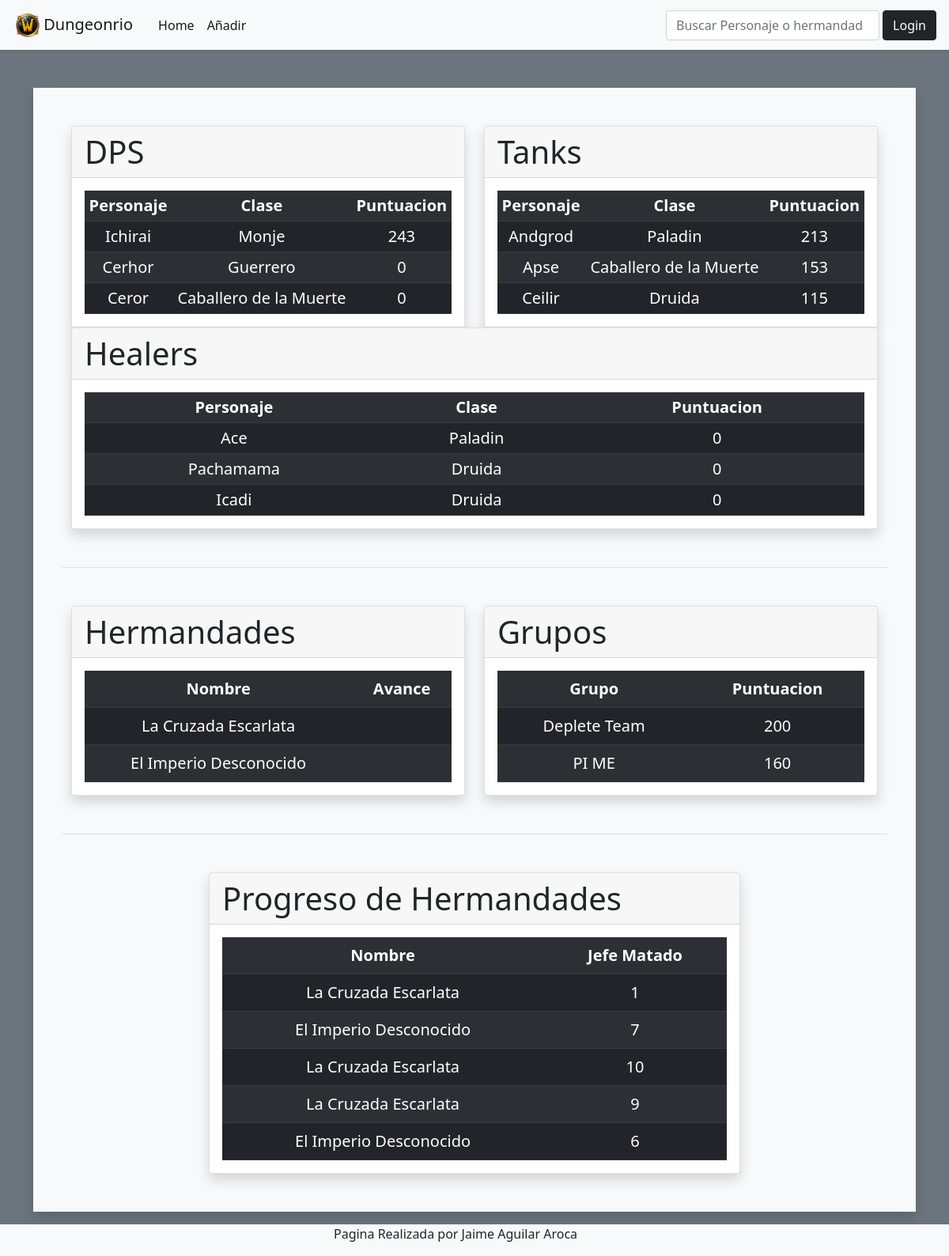
The page / on the database its author committed.
### tables this page shows
CREATE TABLE personaje(ID INT AUTO_INCREMENT UNIQUE,
							nombre VARCHAR(20) UNIQUE,
							clase VARCHAR(50),
							especializacion VARCHAR(20),
							favorito BOOLEAN,
							ID_jugador INT,
							ID_hermandad INT,
							puntuacion INT,
							PRIMARY KEY (ID),
							FOREIGN KEY (ID_jugador) REFERENCES jugador(ID) ON DELETE CASCADE,
							FOREIGN KEY (ID_hermandad) REFERENCES hermandad(ID) ON DELETE CASCADE);

CREATE TABLE hermandad(ID INT AUTO_INCREMENT UNIQUE,
							nombre VARCHAR(50) UNIQUE,
							logo VARCHAR(20),
							descripcion VARCHAR(200),
							avance INT,
							PRIMARY KEY (ID));

CREATE TABLE grupo(ID INT AUTO_INCREMENT UNIQUE,
						nombre VARCHAR(50) UNIQUE,
						puntuacion INT,
						PRIMARY KEY (ID));

CREATE TABLE progreso(ID_hermandad INT,
							jefeMatado INT,
							fecha TIMESTAMP DEFAULT CURRENT_TIMESTAMP);

### backend.php (the view, shortened to what this page needs)
<?php
    function GetTopPersonajes($espec){
        $conection = mysqli_connect('127.0.0.1', 'root', '');
        mysqli_select_db($conection, "dungeonrio");
        $sql = "SELECT nombre, clase, puntuacion
                FROM personaje
                WHERE especializacion = '$espec'
                ORDER BY puntuacion DESC LIMIT 3";
        $result = mysqli_query($conection,$sql);
        echo "<table class='table table-dark table-striped table-sm'>";
        echo "<tr class='text-center'><th scope='col'>Personaje</th><th scope='col'>Clase</th><th scope='col'>Puntuacion</th></tr>";
        while ($row = mysqli_fetch_array($result)) {
            echo "<tr class='text-center'>";
            echo "<td scope='row'>".$row["nombre"]."</td>";
            echo "<td>".$row["clase"]."</td>";
            echo "<td>".$row["puntuacion"]."</td>";
            echo "</tr>";
        }
        echo "</table>";
    }
    function GetTopGrupos(){
        $conection = mysqli_connect('127.0.0.1', 'root', '');
        mysqli_select_db($conection, "dungeonrio");
        $sql = "SELECT nombre,puntuacion,ID
                FROM grupo
                ORDER BY puntuacion DESC LIMIT 3";
        $result = mysqli_query($conection,$sql);
        echo "<table class='table table-dark table-striped'>";
        echo "<tr class='text-center'><th scope='col'>Grupo</th><th scope='col'>Puntuacion</th></tr>";
        while ($row = mysqli_fetch_array($result)) {
            echo "<tr class='text-center'>";
            echo "<td scope='row'>".$row["nombre"]."</td>";
            echo "<td>".$row["puntuacion"]."</td>";
            echo "</tr>";
        }
        echo "</table>";
    }
    function GetTopHermandades(){
        $conection = mysqli_connect('127.0.0.1', 'root', '');
        mysqli_select_db($conection, "dungeonrio");
        $sql = "SELECT nombre,avance
                FROM hermandad ORDER BY avance DESC LIMIT 5";
        $result = mysqli_query($conection,$sql);
        echo "<table class='table table-dark table-striped'>";
        echo "<tr class='text-center'><th scope='col'>Nombre</th><th scope='col'>Avance</th></tr>";
        while ($row = mysqli_fetch_array($result)) {
            echo "<tr class='text-center'>";
            echo "<td scope='row'>".$row["nombre"]."</td>";
            echo "<td>".$row["avance"]."</td>";
            echo "</tr>";
        }
        echo "</table>";
    }
    function GetHermandadesProgreso(){
        $conection = mysqli_connect('127.0.0.1', 'root', '');
        mysqli_select_db($conection, "dungeonrio");
        $sql = "SELECT h.nombre, p.jefeMatado , fecha
                FROM progreso AS p INNER JOIN hermandad AS h ON p.ID_hermandad = h.ID ORDER BY fecha DESC LIMIT 5";
        $result = mysqli_query($conection,$sql);
        echo "<table class='table table-dark table-striped'>";
        echo "<tr class='text-center'><th scope='col'>Nombre</th><th scope='col'>Jefe Matado</th></tr>";
        while ($row = mysqli_fetch_array($result)) {
            echo "<tr class='text-center'>";
            echo "<td scope='row'>".$row["nombre"]."</td>";
            echo "<td>".$row["jefeMatado"]."</td>";
            echo "</tr>";
        }
        echo "</table>";
    }
?>

### index.php (shortened to what this page needs)
<!DOCTYPE html>
<html lang="es">
<head>
    <link href="https://cdn.jsdelivr.net/npm/bootstrap@5.1.3/dist/css/bootstrap.min.css" rel="stylesheet">
</head>
<?php
    include "backend.php";
?>
<body class=" bg-secondary">
    <header class="navbar navbar-expand-lg navbar-light bg-light shadow-sm">
            <div class="container-fluid">
                <a class="navbar-brand p-2" href="#">
                    <img src="img/logo.png" alt="logo" width="30" height="30" class="d-inline-block align-text-top">
                    Dungeonrio
                </a>
                <div class="collapse navbar-collapse" id="navbarSupportedContent">
                <ul class="navbar-nav me-auto mb-2 mb-lg-0">
                    <li class="nav-item">
                    <a class="nav-link active" aria-current="page" href="#">Home</a>
                    </li>
                    <li class="nav-item">
                    <a class="nav-link active" href="add.php">Añadir</a>
                    </li>
                </ul>
                <input style="width: 270px;" class="form-control" type="text" onkeyup="busqueda()" name="busqueda" id="busqueda" placeholder="Buscar Personaje o hermandad">
                <?php
                    if (!isset($_SESSION['user'])) {
                        echo "<a class='m-1 btn btn-dark' href='login.php'>Login</a>";
                    }
                ?>
                </div>
            </div>
    </header>
    <main class="container mt-5 mb-3">
        <div class="container bg-light p-5 shadow">
            <div class="row border-bottom pb-5">
                <div class="col-md">
                    <div class="card shadow">
                        <h1 class="card-header">DPS</h1>
                        <div class="card-body">
                            <blockquote class="blockquote mb-0">
                            <?php
                            GetTopPersonajes("DPS");
                            ?>
                            </blockquote>
                        </div>
                    </div>
                </div>
                <div class="col-md">
                    <div class="card shadow">
                        <h1 class="card-header">Tanks</h1>
                        <div class="card-body">
                            <blockquote class="blockquote mb-0">
                            <?php
                            GetTopPersonajes("Tank");
                            ?>
                            </blockquote>
                        </div>
                    </div>
                </div>
                <div class="col-md">
                    <div class="card shadow">
                        <h1 class="card-header">Healers</h1>
                        <div class="card-body">
                            <blockquote class="blockquote mb-0">
                            <?php
                            GetTopPersonajes("Healer");
                            ?>
                            </blockquote>
                        </div>
                    </div>
                </div>
            </div>
            <div class="row mt-5 border-bottom pb-5">
                <div class="col">
                    <div class="card shadow">
                        <h1 class="card-header">Hermandades</h1>
                        <div class="card-body">
                            <blockquote class="blockquote mb-0">
                            <?php
                            GetTopHermandades();
                            ?>
                            </blockquote>
                        </div>
                    </div>
                </div>
                <div class="col">
                    <div class="card shadow">
                        <h1 class="card-header">Grupos</h1>
                        <div class="card-body">
                            <blockquote class="blockquote mb-0">
                            <?php
                            GetTopGrupos();
                            ?>
                            </blockquote>
                        </div>
                    </div>
                </div>
            </div>
            <div class="row justify-content-center mt-5">
                <div class="col-8">
                    <div class="card shadow">
                        <h1 class="card-header">Progreso de Hermandades</h1>
                        <div class="card-body">
                            <blockquote class="blockquote mb-0">
                            <?php
                            GetHermandadesProgreso()
                            ?>
                            </blockquote>
                        </div>
                    </div>
                </div>
            </div>
        </div>
    </main>
    <footer class="container-fluid bg-light">
        <div class="container">
            <div class="row">
                <div class="col"></div>
                <div class="col">
                    <p>Pagina Realizada por Jaime Aguilar Aroca</p>
                </div>
                <div class="col"></div>
            </div>
        </div>
    </footer>
</body>
</html>

### rows shown on the page
personaje: nombre "Ichirai", clase "Monje", puntuacion "243"
personaje: nombre "Cerhor", clase "Guerrero", puntuacion "0"
personaje: nombre "Ceror", clase "Caballero de la Muerte", puntuacion "0"
personaje: nombre "Andgrod", clase "Paladin", puntuacion "213"
personaje: nombre "Apse", clase "Caballero de la Muerte", puntuacion "153"
personaje: nombre "Ceilir", clase "Druida", puntuacion "115"
personaje: nombre "Ace", clase "Paladin", puntuacion "0"
personaje: nombre "Pachamama", clase "Druida", puntuacion "0"
personaje: nombre "Icadi", clase "Druida", puntuacion "0"
hermandad: nombre "La Cruzada Escarlata"
hermandad: nombre "El Imperio Desconocido"
grupo: nombre "Deplete Team", puntuacion "200"
grupo: nombre "PI ME", puntuacion "160"
progreso: ID_hermandad.nombre "La Cruzada Escarlata", jefeMatado "1"
progreso: ID_hermandad.nombre "El Imperio Desconocido", jefeMatado "7"
progreso: ID_hermandad.nombre "La Cruzada Escarlata", jefeMatado "10"
progreso: ID_hermandad.nombre "La Cruzada Escarlata", jefeMatado "9"
progreso: ID_hermandad.nombre "El Imperio Desconocido", jefeMatado "6"
